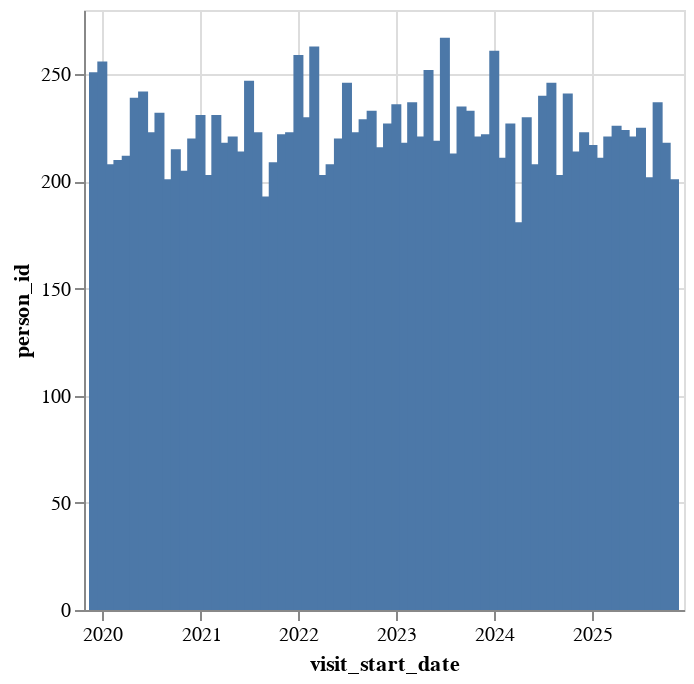

The notebook cell this image was saved under:
### Code cell
alt.Chart(visit_start_dates_summary).mark_bar().encode(
    alt.X('visit_start_date:T', scale=alt.Scale(padding=5)),
    y='person_id:Q'
)

### Figure 1 — Vega-Lite specification as saved in the notebook (floating-point values rounded to 4 significant figures)
{"config": {"view": {"continuousWidth": 300, "continuousHeight": 300}}, "data": {"name": "data-3c36ca9f27ad4a2ade7b8595d872d16f"}, "mark": {"type": "bar"}, "encoding": {"x": {"field": "visit_start_date", "scale": {"padding": 5}, "type": "temporal"}, "y": {"field": "person_id", "type": "quantitative"}}, "$schema": "https://vega.github.io/schema/vega-lite/v5.8.0.json", "datasets": {"data-3c36ca9f27ad4a2ade7b8595d872d16f": [{"visit_start_date": "2019-12", "person_id": 251}, {"visit_start_date": "2020-01", "person_id": 256}, {"visit_start_date": "2020-02", "person_id": 208}, {"visit_start_date": "2020-03", "person_id": 210}, {"visit_start_date": "2020-04", "person_id": 212}, {"visit_start_date": "2020-05", "person_id": 239}, {"visit_start_date": "2020-06", "person_id": 242}, {"visit_start_date": "2020-07", "person_id": 223}, {"visit_start_date": "2020-08", "person_id": 232}, {"visit_start_date": "2020-09", "person_id": 201}, {"visit_start_date": "2020-10", "person_id": 215}, {"visit_start_date": "2020-11", "person_id": 205}, {"visit_start_date": "2020-12", "person_id": 220}, {"visit_start_date": "2021-01", "person_id": 231}, {"visit_start_date": "2021-02", "person_id": 203}, {"visit_start_date": "2021-03", "person_id": 231}, {"visit_start_date": "2021-04", "person_id": 218}, {"visit_start_date": "2021-05", "person_id": 221}, {"visit_start_date": "2021-06", "person_id": 214}, {"visit_start_date": "2021-07", "person_id": 247}, {"visit_start_date": "2021-08", "person_id": 223}, {"visit_start_date": "2021-09", "person_id": 193}, {"visit_start_date": "2021-10", "person_id": 209}, {"visit_start_date": "2021-11", "person_id": 222}, {"visit_start_date": "2021-12", "person_id": 223}, {"visit_start_date": "2022-01", "person_id": 259}, {"visit_start_date": "2022-02", "person_id": 230}, {"visit_start_date": "2022-03", "person_id": 263}, {"visit_start_date": "2022-04", "person_id": 203}, {"visit_start_date": "2022-05", "person_id": 208}, {"visit_start_date": "2022-06", "person_id": 220}, {"visit_start_date": "2022-07", "person_id": 246}, {"visit_start_date": "2022-08", "person_id": 223}, {"visit_start_date": "2022-09", "person_id": 229}, {"visit_start_date": "2022-10", "person_id": 233}, {"visit_start_date": "2022-11", "person_id": 216}, {"visit_start_date": "2022-12", "person_id": 227}, {"visit_start_date": "2023-01", "person_id": 236}, {"visit_start_date": "2023-02", "person_id": 218}, {"visit_start_date": "2023-03", "person_id": 237}, {"visit_start_date": "2023-04", "person_id": 221}, {"visit_start_date": "2023-05", "person_id": 252}, {"visit_start_date": "2023-06", "person_id": 219}, {"visit_start_date": "2023-07", "person_id": 267}, {"visit_start_date": "2023-08", "person_id": 213}, {"visit_start_date": "2023-09", "person_id": 235}, {"visit_start_date": "2023-10", "person_id": 233}, {"visit_start_date": "2023-11", "person_id": 221}, {"visit_start_date": "2023-12", "person_id": 222}, {"visit_start_date": "2024-01", "person_id": 261}, {"visit_start_date": "2024-02", "person_id": 211}, {"visit_start_date": "2024-03", "person_id": 227}, {"visit_start_date": "2024-04", "person_id": 181}, {"visit_start_date": "2024-05", "person_id": 230}, {"visit_start_date": "2024-06", "person_id": 208}, {"visit_start_date": "2024-07", "person_id": 240}, {"visit_start_date": "2024-08", "person_id": 246}, {"visit_start_date": "2024-09", "person_id": 203}, {"visit_start_date": "2024-10", "person_id": 241}, {"visit_start_date": "2024-11", "person_id": 214}, {"visit_start_date": "2024-12", "person_id": 223}, {"visit_start_date": "2025-01", "person_id": 217}, {"visit_start_date": "2025-02", "person_id": 211}, {"visit_start_date": "2025-03", "person_id": 221}, {"visit_start_date": "2025-04", "person_id": 226}, {"visit_start_date": "2025-05", "person_id": 224}, {"visit_start_date": "2025-06", "person_id": 221}, {"visit_start_date": "2025-07", "person_id": 225}, {"visit_start_date": "2025-08", "person_id": 202}, {"visit_start_date": "2025-09", "person_id": 237}, {"visit_start_date": "2025-10", "person_id": 218}, {"visit_start_date": "2025-11", "person_id": 201}]}}
